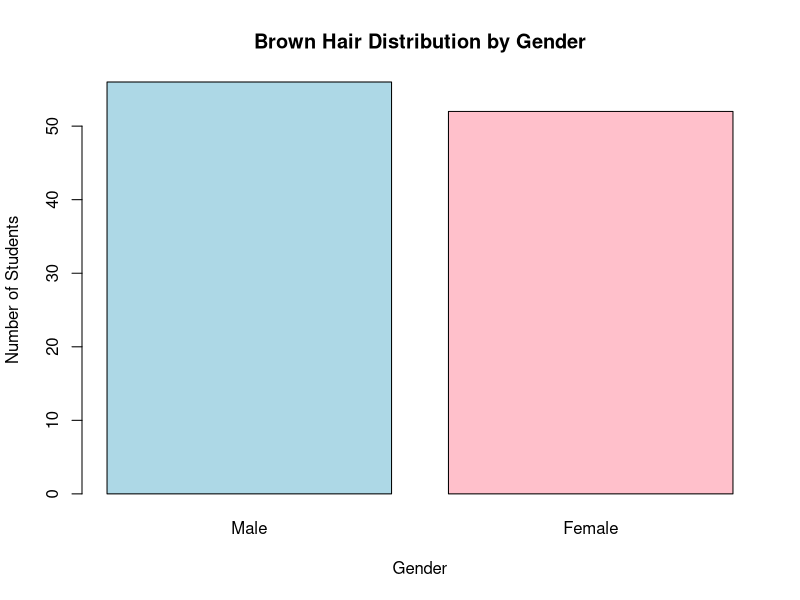

Reproduce this figure in R.
data <- as.data.frame(HairEyeColor)
View(data)

black_data <- subset(data, Hair == "Black")
black_freq <- tapply(black_data$Freq, black_data$Sex, sum)

barplot(black_freq,
        col = c("lightblue", "pink"),
        main = "Brown Hair Distribution by Gender",
        xlab = "Gender",
        ylab = "Number of Students")
